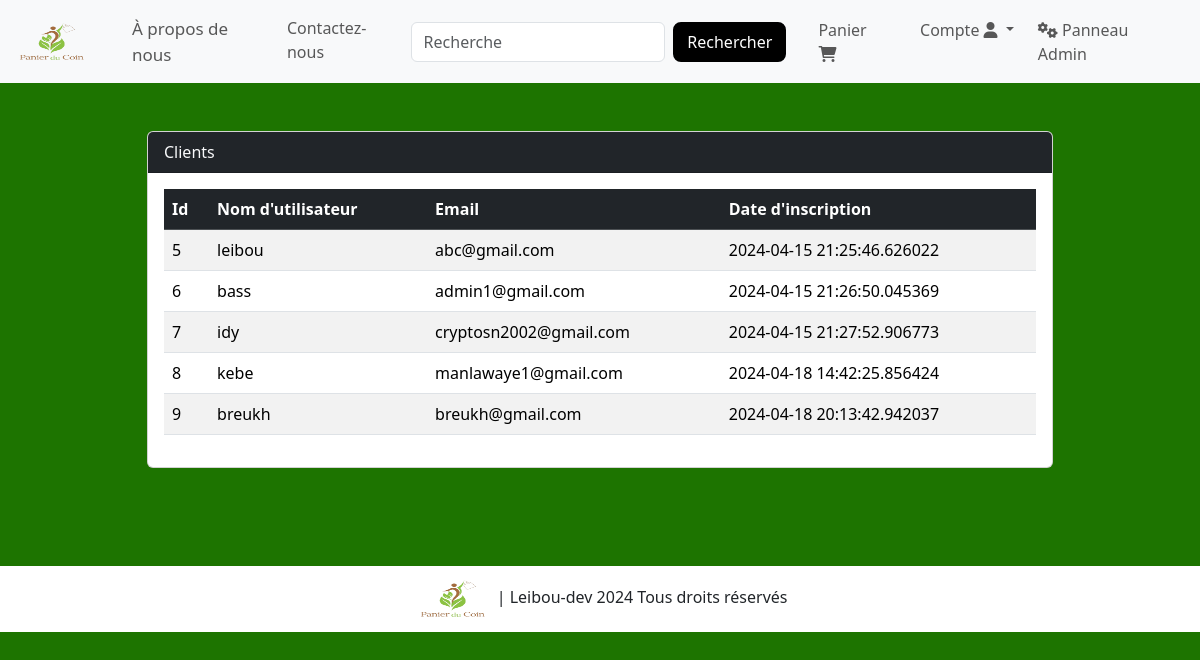
Before: /customers (signed in) with the older database file.
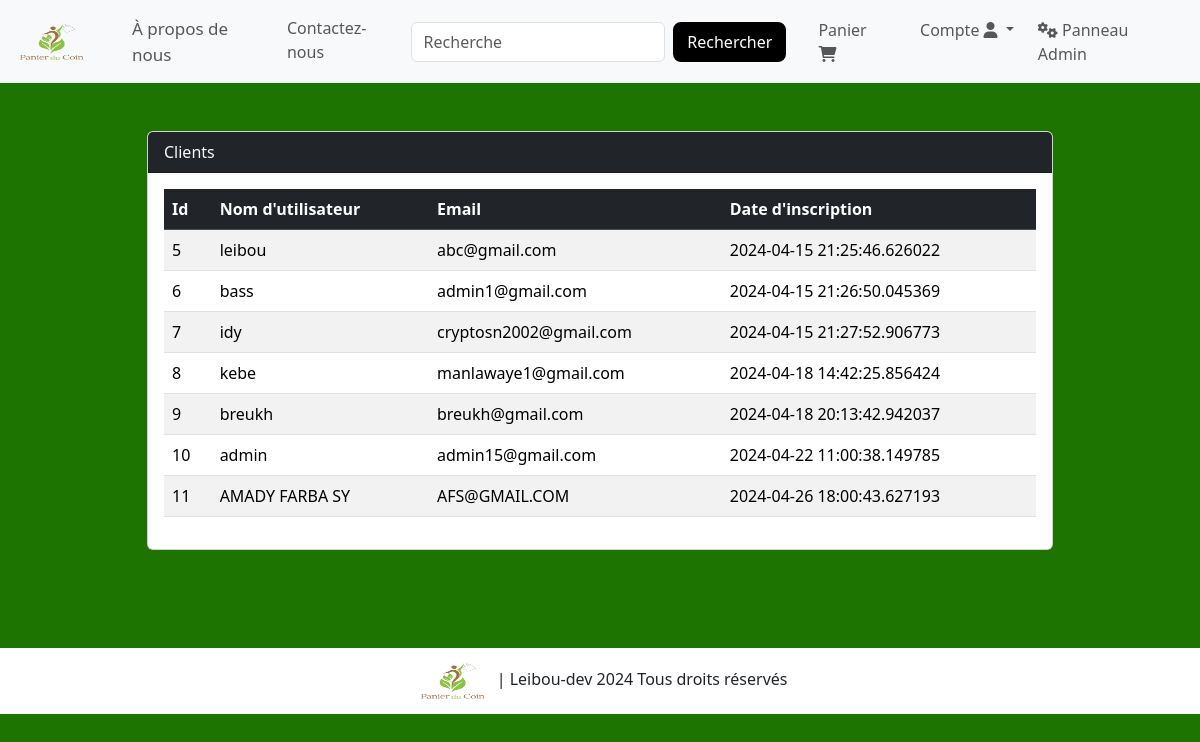
After: the same page with the newer database file.
### website/models.py (models this page shows, shortened)
class Customer(db.Model, UserMixin):
    id = db.Column(db.Integer, primary_key=True)
    email = db.Column(db.String(100), unique=True)
    username = db.Column(db.String(100))
    password_hash = db.Column(db.String(150))
    date_joined = db.Column(db.DateTime(), default=datetime.utcnow)
    cart_items = db.relationship('Cart', backref=db.backref('customer', lazy=True))
    orders = db.relationship('OneOrder', backref=db.backref('customer', lazy=True))
    @property
    def password(self):
        raise AttributeError('Password is not a readable Attribute')

### website/admin.py (the view)
@admin.route('/customers')
@login_required
def display_customers():
    if current_user.id == 5 or 6:
        customers = Customer.query.all()
        return render_template('customers.html', customers=customers)
    return render_template('404.html')

### website/templates/customers.html (shortened to what this page needs)
{% extends 'base.html' %}
{% block body %}
<div class="container-fluid mt-5">
    <div class="row justify-content-center">
        <div class="col-md-10">
            <div class="card">
                <div class="card-header bg-dark text-light">
                    Clients
                </div>
                <div class="card-body">
                    <div class="table-responsive">
                        <table class="table table-hover table-striped">
                            <thead class="table-dark">
                                <tr>
                                    <th scope="col">Id</th>
                                    <th scope="col">Nom d'utilisateur</th>
                                    <th scope="col">Email</th>
                                    <th scope="col">Date d'inscription</th>
                                </tr>
                            </thead>
                            <tbody>
                                {% for customer in customers %}
                                <tr>
                                    <td>{{ customer.id }}</td>
                                    <td>{{ customer.username }}</td>
                                    <td>{{ customer.email }}</td>
                                    <td>{{ customer.date_joined }}</td>
                                </tr>
                                {% endfor %}
                            </tbody>
                        </table>
                    </div>
                </div>
            </div>
        </div>
    </div>
</div>
{% endblock %}

Changed rows visible on the page:
added Customer: id "10", username "admin", email "admin15@gmail.com", date_joined "2024-04-22 11:00:38.149785"
added Customer: id "11", username "AMADY FARBA SY", email "AFS@GMAIL.COM", date_joined "2024-04-26 18:00:43.627193"
